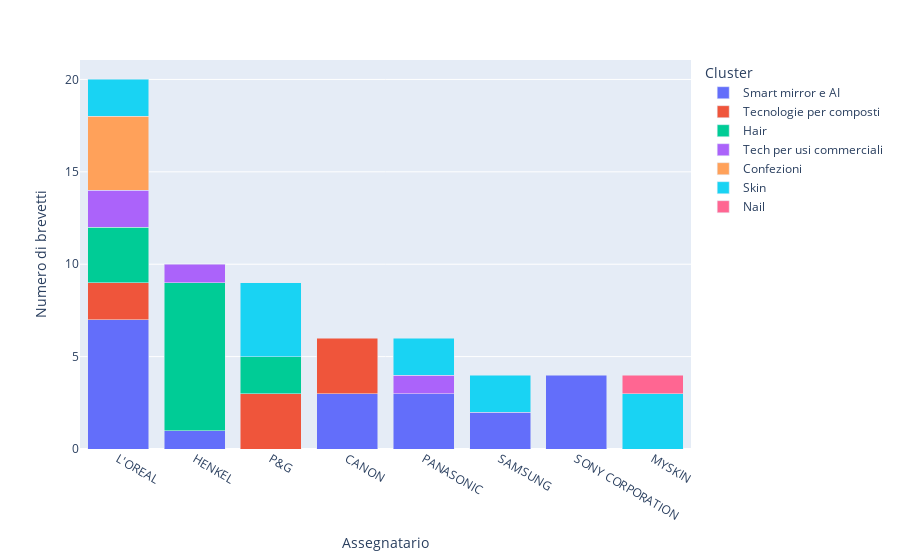

The cell this chart's notebook holds for it:
### Code cell
df_complete["assignee2"] = df_complete.assignee.apply(lambda x: assegnee_remap[x] if x in assegnee_remap else x)

data = df_complete.groupby(by=["assignee2", "supercluster"]).count().reset_index()

fig = px.bar(data[data.assignee2.isin(ass_eff)], 
             color="supercluster", 
             y="title", 
             x="assignee2",
             labels={
                     "assignee2": "Assegnatario",
                     "supercluster": "Cluster",
                     "title": "Numero di brevetti"
                 },
            )

fig.update_layout(barmode="stack", xaxis={'categoryorder':'total descending'})

fig.write_html("Numero di brevetti per assignee+cluster.html")
fig.show()

### Figure 1 — Plotly figure (JSON) as saved in the notebook; plotly's stock layout.template omitted (floating-point values rounded to 4 significant figures)
{"data": [{"alignmentgroup": "True", "hovertemplate": "Cluster=Smart mirror e AI<br>Assegnatario=%{x}<br>Numero di brevetti=%{y}<extra></extra>", "legendgroup": "Smart mirror e AI", "marker": {"color": "#636efa", "pattern": {"shape": ""}}, "name": "Smart mirror e AI", "offsetgroup": "Smart mirror e AI", "orientation": "v", "showlegend": true, "textposition": "auto", "type": "bar", "x": ["CANON", "HENKEL", "L'OREAL", "PANASONIC", "SAMSUNG", "SONY CORPORATION"], "xaxis": "x", "y": [3, 1, 7, 3, 2, 4], "yaxis": "y"}, {"alignmentgroup": "True", "hovertemplate": "Cluster=Tecnologie per composti<br>Assegnatario=%{x}<br>Numero di brevetti=%{y}<extra></extra>", "legendgroup": "Tecnologie per composti", "marker": {"color": "#EF553B", "pattern": {"shape": ""}}, "name": "Tecnologie per composti", "offsetgroup": "Tecnologie per composti", "orientation": "v", "showlegend": true, "textposition": "auto", "type": "bar", "x": ["CANON", "L'OREAL", "P&G"], "xaxis": "x", "y": [3, 2, 3], "yaxis": "y"}, {"alignmentgroup": "True", "hovertemplate": "Cluster=Hair<br>Assegnatario=%{x}<br>Numero di brevetti=%{y}<extra></extra>", "legendgroup": "Hair", "marker": {"color": "#00cc96", "pattern": {"shape": ""}}, "name": "Hair", "offsetgroup": "Hair", "orientation": "v", "showlegend": true, "textposition": "auto", "type": "bar", "x": ["HENKEL", "L'OREAL", "P&G"], "xaxis": "x", "y": [8, 3, 2], "yaxis": "y"}, {"alignmentgroup": "True", "hovertemplate": "Cluster=Tech per usi commerciali<br>Assegnatario=%{x}<br>Numero di brevetti=%{y}<extra></extra>", "legendgroup": "Tech per usi commerciali", "marker": {"color": "#ab63fa", "pattern": {"shape": ""}}, "name": "Tech per usi commerciali", "offsetgroup": "Tech per usi commerciali", "orientation": "v", "showlegend": true, "textposition": "auto", "type": "bar", "x": ["HENKEL", "L'OREAL", "PANASONIC"], "xaxis": "x", "y": [1, 2, 1], "yaxis": "y"}, {"alignmentgroup": "True", "hovertemplate": "Cluster=Confezioni<br>Assegnatario=%{x}<br>Numero di brevetti=%{y}<extra></extra>", "legendgroup": "Confezioni", "marker": {"color": "#FFA15A", "pattern": {"shape": ""}}, "name": "Confezioni", "offsetgroup": "Confezioni", "orientation": "v", "showlegend": true, "textposition": "auto", "type": "bar", "x": ["L'OREAL"], "xaxis": "x", "y": [4], "yaxis": "y"}, {"alignmentgroup": "True", "hovertemplate": "Cluster=Skin<br>Assegnatario=%{x}<br>Numero di brevetti=%{y}<extra></extra>", "legendgroup": "Skin", "marker": {"color": "#19d3f3", "pattern": {"shape": ""}}, "name": "Skin", "offsetgroup": "Skin", "orientation": "v", "showlegend": true, "textposition": "auto", "type": "bar", "x": ["L'OREAL", "MYSKIN", "P&G", "PANASONIC", "SAMSUNG"], "xaxis": "x", "y": [2, 3, 4, 2, 2], "yaxis": "y"}, {"alignmentgroup": "True", "hovertemplate": "Cluster=Nail<br>Assegnatario=%{x}<br>Numero di brevetti=%{y}<extra></extra>", "legendgroup": "Nail", "marker": {"color": "#FF6692", "pattern": {"shape": ""}}, "name": "Nail", "offsetgroup": "Nail", "orientation": "v", "showlegend": true, "textposition": "auto", "type": "bar", "x": ["MYSKIN"], "xaxis": "x", "y": [1], "yaxis": "y"}], "layout": {"barmode": "stack", "legend": {"title": {"text": "Cluster"}, "tracegroupgap": 0}, "margin": {"t": 60}, "xaxis": {"anchor": "y", "categoryorder": "total descending", "domain": [0, 1], "title": {"text": "Assegnatario"}}, "yaxis": {"anchor": "x", "domain": [0, 1], "title": {"text": "Numero di brevetti"}}}}
